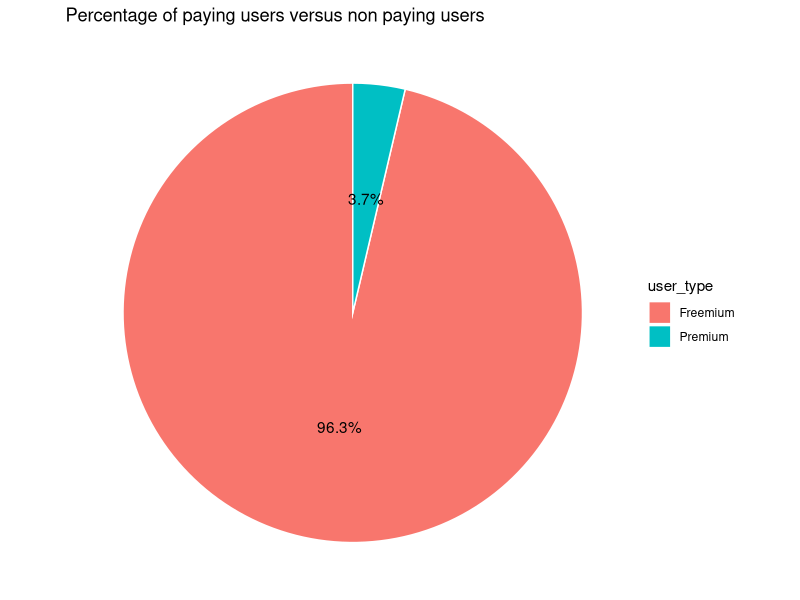
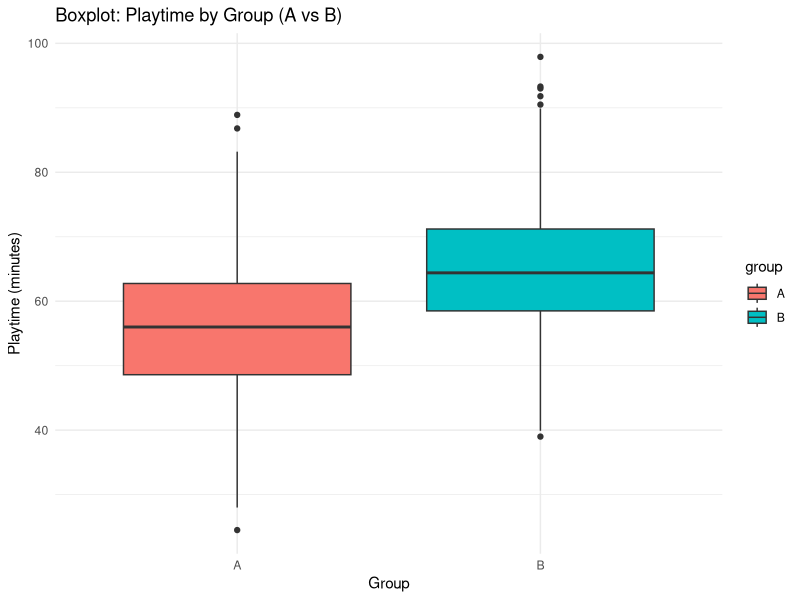
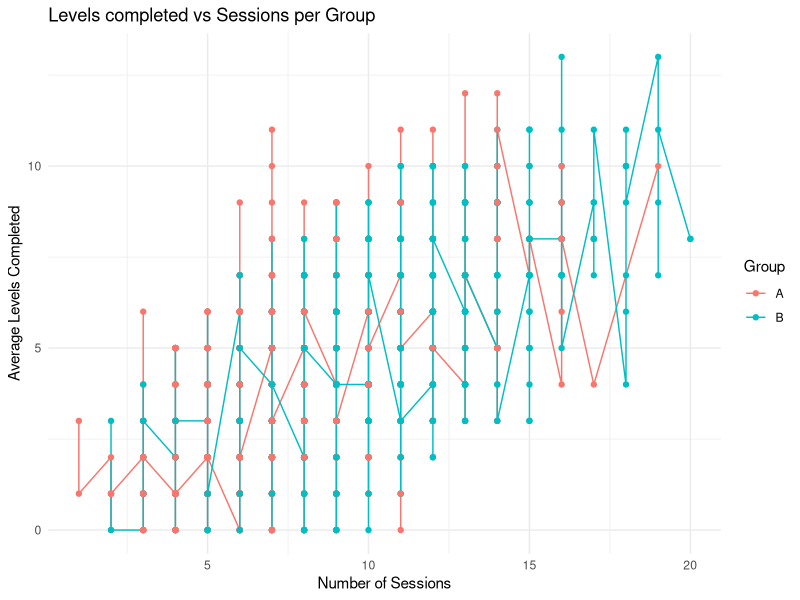

R code for these plots, in order:
## ---- chunk 1
knitr::opts_chunk$set(echo = TRUE)
library(ggplot2)
library(dplyr)
#library(rpart)
#library(rpart.plot)
#library(caret)
## ---- chunk 2
#read the file
DS <- read.csv("gaming_data.csv")
colnames(DS)
## ---- chunk 3
#1
# Percentage of paying users versus non paying users.
percent_summary <- DS %>%
  group_by(user_type) %>%
  summarise(count = n()) %>%
  mutate(percent = count / sum(count) * 100)

ggplot(percent_summary, aes(x = "", y = percent, fill = user_type)) +
  geom_col(width = 1, color = "white") +   
  coord_polar(theta = "y") +               
  geom_text(aes(label = paste0(round(percent,1), "%")),
            position = position_stack(vjust = 0.5)) +  
  labs(title = "Percentage of paying users versus non paying users") +
  theme_void()                      


#2
# Boxplot comparing playtime and engagement of group A vs. group B.
DS <- DS %>%
  mutate(engagement = playtime * sessions)

# Boxplot de playtime per grup
ggplot(DS, aes(x = group, y = playtime, fill = group)) +
  geom_boxplot() +
  labs(title = "Boxplot: Playtime by Group (A vs B)",
       x = "Group",
       y = "Playtime (minutes)") +
  theme_minimal()


#3
# Line plot: Levels completed vs Sessions per Group
ggplot(DS, aes(x = sessions, y = levels, color = group)) +
  geom_line() +
  geom_point() +
  labs(title = "Levels completed vs Sessions per Group",
       x = "Number of Sessions",
       y = "Average Levels Completed",
       color = "Group") +
  theme_minimal()

